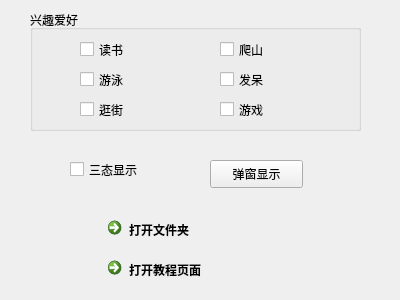
<?xml version="1.0" encoding="UTF-8"?>
<ui version="4.0">
 <class>Widget</class>
 <widget class="QWidget" name="Widget">
  <property name="geometry">
   <rect>
    <x>0</x>
    <y>0</y>
    <width>400</width>
    <height>300</height>
   </rect>
  </property>
  <property name="windowTitle">
   <string>Widget</string>
  </property>
  <widget class="QCommandLinkButton" name="commandLinkButton_Folder">
   <property name="geometry">
    <rect>
     <x>100</x>
     <y>210</y>
     <width>187</width>
     <height>41</height>
    </rect>
   </property>
   <property name="text">
    <string>打开文件夹</string>
   </property>
  </widget>
  <widget class="QCommandLinkButton" name="commandLinkButton_Web">
   <property name="geometry">
    <rect>
     <x>100</x>
     <y>250</y>
     <width>187</width>
     <height>41</height>
    </rect>
   </property>
   <property name="text">
    <string>打开教程页面</string>
   </property>
  </widget>
  <widget class="QGroupBox" name="groupBox">
   <property name="geometry">
    <rect>
     <x>30</x>
     <y>10</y>
     <width>331</width>
     <height>121</height>
    </rect>
   </property>
   <property name="title">
    <string>兴趣爱好</string>
   </property>
   <widget class="QCheckBox" name="checkBox_Read">
    <property name="geometry">
     <rect>
      <x>50</x>
      <y>30</y>
      <width>91</width>
      <height>19</height>
     </rect>
    </property>
    <property name="text">
     <string>读书</string>
    </property>
   </widget>
   <widget class="QCheckBox" name="checkBox_Swim">
    <property name="geometry">
     <rect>
      <x>50</x>
      <y>60</y>
      <width>91</width>
      <height>19</height>
     </rect>
    </property>
    <property name="text">
     <string>游泳</string>
    </property>
   </widget>
   <widget class="QCheckBox" name="checkBox_Climb">
    <property name="geometry">
     <rect>
      <x>190</x>
      <y>30</y>
      <width>91</width>
      <height>19</height>
     </rect>
    </property>
    <property name="text">
     <string>爬山</string>
    </property>
   </widget>
   <widget class="QCheckBox" name="checkBox_Shop">
    <property name="geometry">
     <rect>
      <x>50</x>
      <y>90</y>
      <width>91</width>
      <height>19</height>
     </rect>
    </property>
    <property name="text">
     <string>逛街</string>
    </property>
   </widget>
   <widget class="QCheckBox" name="checkBox_Daze">
    <property name="geometry">
     <rect>
      <x>190</x>
      <y>60</y>
      <width>91</width>
      <height>19</height>
     </rect>
    </property>
    <property name="text">
     <string>发呆</string>
    </property>
   </widget>
   <widget class="QCheckBox" name="checkBox_Game">
    <property name="geometry">
     <rect>
      <x>190</x>
      <y>90</y>
      <width>91</width>
      <height>19</height>
     </rect>
    </property>
    <property name="text">
     <string>游戏</string>
    </property>
   </widget>
  </widget>
  <widget class="QCheckBox" name="checkBox_Tristate">
   <property name="geometry">
    <rect>
     <x>70</x>
     <y>160</y>
     <width>91</width>
     <height>19</height>
    </rect>
   </property>
   <property name="text">
    <string>三态显示</string>
   </property>
  </widget>
  <widget class="QPushButton" name="pushButton_Show">
   <property name="geometry">
    <rect>
     <x>210</x>
     <y>160</y>
     <width>93</width>
     <height>28</height>
    </rect>
   </property>
   <property name="text">
    <string>弹窗显示</string>
   </property>
  </widget>
 </widget>
 <layoutdefault spacing="6" margin="11"/>
 <resources/>
 <connections/>
</ui>
